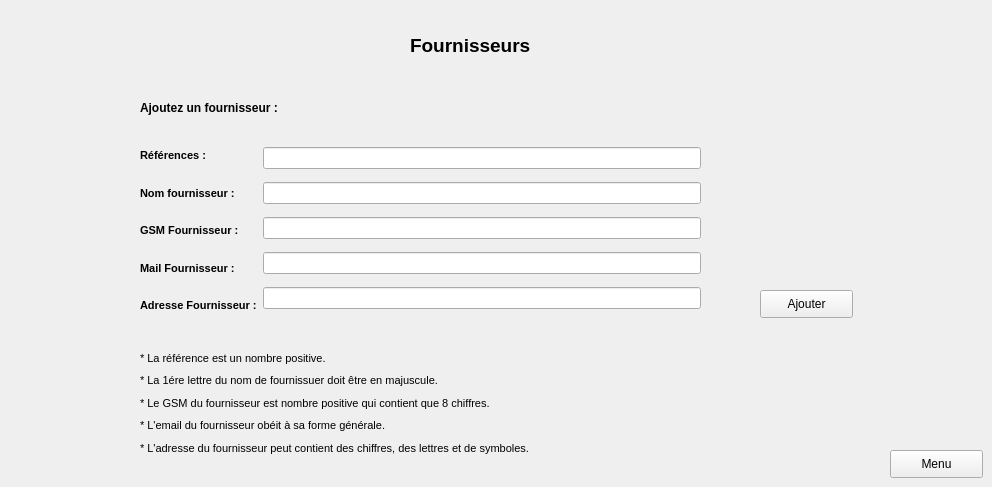
         <widget class="QWidget" name="Ajouter">
          <attribute name="title">
           <string>Ajouter un fournisseur</string>
          </attribute>
          <widget class="QWidget" name="layoutWidget_3">
           <property name="geometry">
            <rect>
             <x>140</x>
             <y>140</y>
             <width>561</width>
             <height>181</height>
            </rect>
           </property>
           <layout class="QHBoxLayout" name="saisie">
            <item>
             <layout class="QVBoxLayout" name="verticalLayout_6">
              <item>
               <widget class="QLabel" name="label_9">
                <property name="font">
                 <font>
                  <pointsize>8</pointsize>
                  <weight>75</weight>
                  <italic>false</italic>
                  <bold>true</bold>
                  <underline>false</underline>
                  <strikeout>false</strikeout>
                  <kerning>true</kerning>
                 </font>
                </property>
                <property name="text">
                 <string>Références :</string>
                </property>
               </widget>
              </item>
              <item>
               <widget class="QLabel" name="label_10">
                <property name="font">
                 <font>
                  <pointsize>8</pointsize>
                  <weight>75</weight>
                  <italic>false</italic>
                  <bold>true</bold>
                  <underline>false</underline>
                  <strikeout>false</strikeout>
                  <kerning>true</kerning>
                 </font>
                </property>
                <property name="text">
                 <string>Nom fournisseur :</string>
                </property>
               </widget>
              </item>
              <item>
               <widget class="QLabel" name="label_11">
                <property name="font">
                 <font>
                  <pointsize>8</pointsize>
                  <weight>75</weight>
                  <italic>false</italic>
                  <bold>true</bold>
                  <underline>false</underline>
                  <strikeout>false</strikeout>
                  <kerning>true</kerning>
                 </font>
                </property>
                <property name="text">
                 <string>GSM Fournisseur :</string>
                </property>
               </widget>
              </item>
              <item>
               <widget class="QLabel" name="label_12">
                <property name="font">
                 <font>
                  <pointsize>8</pointsize>
                  <weight>75</weight>
                  <italic>false</italic>
                  <bold>true</bold>
                  <underline>false</underline>
                  <strikeout>false</strikeout>
                  <kerning>true</kerning>
                 </font>
                </property>
                <property name="text">
                 <string>Mail Fournisseur :</string>
                </property>
               </widget>
              </item>
              <item>
               <widget class="QLabel" name="label_17">
                <property name="font">
                 <font>
                  <pointsize>8</pointsize>
                  <weight>75</weight>
                  <italic>false</italic>
                  <bold>true</bold>
                  <underline>false</underline>
                  <strikeout>false</strikeout>
                  <kerning>true</kerning>
                 </font>
                </property>
                <property name="text">
                 <string>Adresse Fournisseur :</string>
                </property>
               </widget>
              </item>
             </layout>
            </item>
            <item>
             <layout class="QVBoxLayout" name="verticalLayout_8">
              <item>
               <widget class="QLineEdit" name="lineEdit_ref"/>
              </item>
              <item>
               <widget class="QLineEdit" name="lineEdit_nom"/>
              </item>
              <item>
               <widget class="QLineEdit" name="lineEdit_gsm"/>
              </item>
              <item>
               <widget class="QLineEdit" name="lineEdit_mail"/>
              </item>
              <item>
               <widget class="QLineEdit" name="lineEdit_adresse"/>
              </item>
             </layout>
            </item>
           </layout>
          </widget>
          <widget class="QPushButton" name="ajouterButton">
           <property name="geometry">
            <rect>
             <x>760</x>
             <y>290</y>
             <width>93</width>
             <height>28</height>
            </rect>
           </property>
           <property name="text">
            <string>Ajouter</string>
           </property>
          </widget>
          <widget class="QPushButton" name="homeButton_ajouter">
           <property name="geometry">
            <rect>
             <x>890</x>
             <y>450</y>
             <width>93</width>
             <height>28</height>
            </rect>
           </property>
           <property name="text">
            <string>Menu</string>
           </property>
          </widget>
          <widget class="QLabel" name="textajoutezfournisseur">
           <property name="geometry">
            <rect>
             <x>140</x>
             <y>100</y>
             <width>221</width>
             <height>16</height>
            </rect>
           </property>
           <property name="font">
            <font>
             <pointsize>9</pointsize>
             <weight>75</weight>
             <bold>true</bold>
            </font>
           </property>
           <property name="text">
            <string>Ajoutez un fournisseur :</string>
           </property>
          </widget>
          <widget class="QWidget" name="layoutWidget_2">
           <property name="geometry">
            <rect>
             <x>140</x>
             <y>350</y>
             <width>541</width>
             <height>106</height>
            </rect>
           </property>
           <layout class="QVBoxLayout" name="verticalLayout_7">
            <item>
             <widget class="QLabel" name="label_13">
              <property name="font">
               <font>
                <pointsize>8</pointsize>
               </font>
              </property>
              <property name="text">
               <string>* La référence est un nombre positive.</string>
              </property>
             </widget>
            </item>
            <item>
             <widget class="QLabel" name="label_8">
              <property name="font">
               <font>
                <pointsize>8</pointsize>
               </font>
              </property>
              <property name="text">
               <string>* La 1ére lettre du nom de fournissuer doit être en majuscule.</string>
              </property>
             </widget>
            </item>
            <item>
             <widget class="QLabel" name="label_14">
              <property name="font">
               <font>
                <pointsize>8</pointsize>
               </font>
              </property>
              <property name="text">
               <string>* Le GSM du fournisseur est nombre positive qui contient que 8 chiffres.</string>
              </property>
             </widget>
            </item>
            <item>
             <widget class="QLabel" name="label_15">
              <property name="font">
               <font>
                <pointsize>8</pointsize>
               </font>
              </property>
              <property name="text">
               <string>* L'email du fournisseur obéit à sa forme générale.</string>
              </property>
             </widget>
            </item>
            <item>
             <widget class="QLabel" name="label_16">
              <property name="font">
               <font>
                <pointsize>8</pointsize>
               </font>
              </property>
              <property name="text">
               <string>* L'adresse du fournisseur peut contient des chiffres, des lettres et de symboles.</string>
              </property>
             </widget>
            </item>
           </layout>
          </widget>
          <widget class="QLabel" name="Lesfournisseurs">
           <property name="geometry">
            <rect>
             <x>410</x>
             <y>30</y>
             <width>201</width>
             <height>31</height>
            </rect>
           </property>
           <property name="font">
            <font>
             <family>MS Shell Dlg 2</family>
             <pointsize>14</pointsize>
             <weight>75</weight>
             <bold>true</bold>
            </font>
           </property>
           <property name="text">
            <string>Fournisseurs</string>
           </property>
          </widget>
         </widget>
